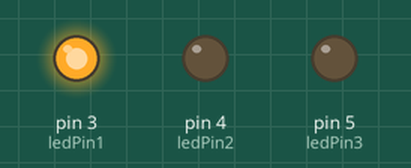
Recording of a sketch running on a simulated Arduino Uno, built with avr-gcc and run on an emulated ATmega328P. Shown: output pins drawn as LEDs (lit = HIGH).

Above: at 0.5 s.
At 1.5 s:
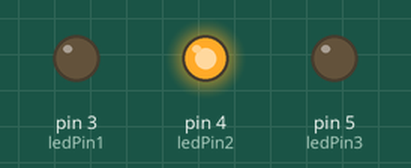
At 2.5 s:
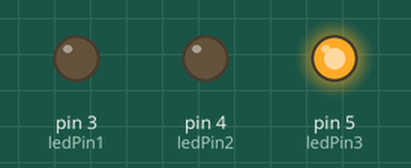
At 3.5 s:
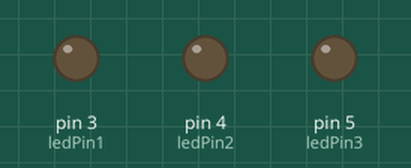
Timing chart, 0 to 5.2 s (numbered marks = the images above):
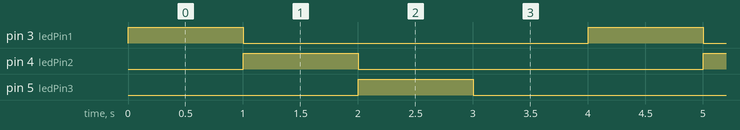

Measured:
- by itself, pin 3 (ledPin1), pin 4 (ledPin2), pin 5 (ledPin3): alternates HIGH for 1.0 s and LOW for 3.0 s
- by itself, everything shown: repeats every 4.0 s, in 4 steps

The sketch:

exemple_led.ino
```cpp
int ledPin1 = 3;
int ledPin2 = 4;
int ledPin3 = 5;

void setup() {
  pinMode(ledPin1, OUTPUT);
  pinMode(ledPin2, OUTPUT);
  pinMode(ledPin3, OUTPUT);
}

void loop() {
  digitalWrite(ledPin1, HIGH);
  delay(1000);
  digitalWrite(ledPin1, LOW);

  digitalWrite(ledPin2, HIGH);
  delay(1000);
  digitalWrite(ledPin2, LOW);

  digitalWrite(ledPin3, HIGH);
  delay(1000);
  digitalWrite(ledPin3, LOW);

  delay(1000);
}
```
